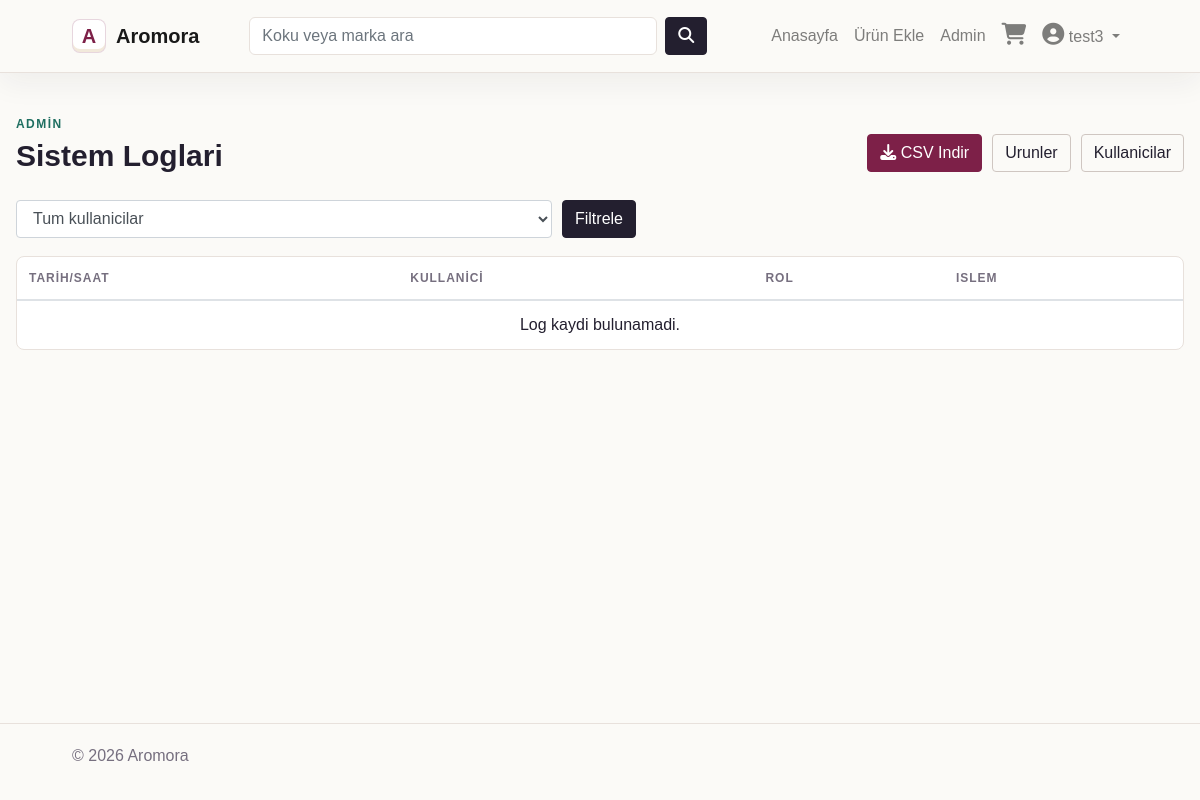
Page /admin/logs?user_id=9 (signed in) on the earlier database version.
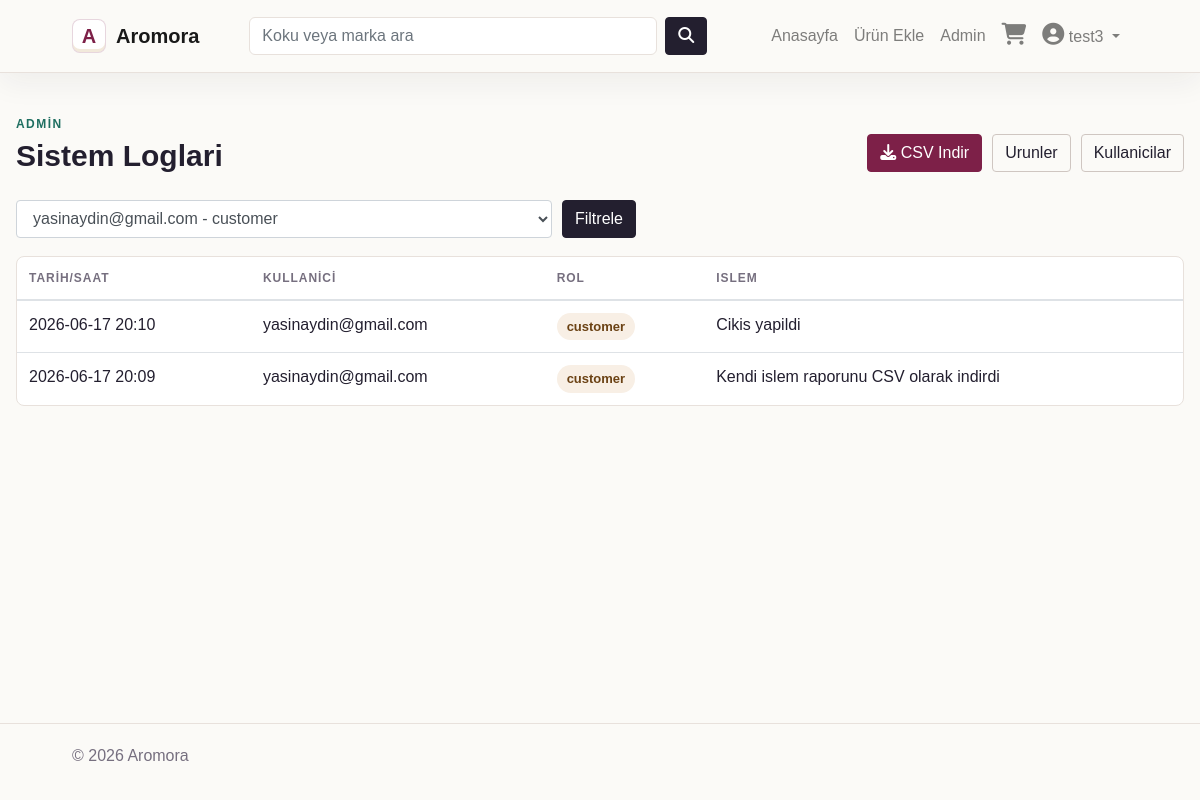
Same page on the later database version.
### app/db_models.py (models this page shows, shortened)
class Log(db.Model):
    __tablename__ = "logs"
    id = db.Column(db.Integer, primary_key=True)
    user_id = db.Column(db.Integer, db.ForeignKey("users.id"), nullable=False)
    action = db.Column(db.String(255), nullable=False)
    created_at = db.Column(db.DateTime, default=datetime.utcnow)

class User(UserMixin, db.Model):
    __tablename__ = "users"
    id = db.Column(db.Integer, primary_key=True)
    name = db.Column(db.String(100), nullable=False)
    email = db.Column(db.String(100), unique=True, nullable=False)
    phone = db.Column(db.String(50), nullable=False)
    password = db.Column(db.String(255), nullable=False)
    admin = db.Column(db.Boolean, default=False)
    email_confirmed = db.Column(db.Boolean, default=False)
    cart = db.relationship("Cart", backref="buyer", lazy=True, cascade="all, delete-orphan")
    orders = db.relationship("Order", backref="customer", lazy=True, cascade="all, delete-orphan")
    logs = db.relationship("Log", backref="user", lazy=True, cascade="all, delete")
    @property
    def role(self):
        return "admin" if self.admin else "customer"

### app/admin/routes.py (the view)
@admin.route("/logs")
@login_required
@admin_only
def logs():
    user_id = request.args.get("user_id", type=int)
    users = User.query.order_by(User.email.asc()).all()
    query = Log.query.join(User).order_by(Log.created_at.desc())
    if user_id:
        query = query.filter(Log.user_id == user_id)
    logs = query.limit(300).all()
    return render_template("admin/logs.html", logs=logs, users=users, selected_user_id=user_id)

### app/__init__.py (called while the page is built)
@app.context_processor
def inject_now():
	return {'now': datetime.utcnow(), 'current_role': role_for_user(current_user)}

@login_manager.user_loader
def load_user(user_id):
	return db.session.get(User, int(user_id))

### app/funcs.py (called while the page is built)
def admin_only(func):
    @wraps(func)
    def wrapper(*args, **kwargs):
        from flask_login import current_user
        if not current_user.is_authenticated or not current_user.admin:
            abort(403)
        return func(*args, **kwargs)
    return wrapper

### app/user_roles.py (called while the page is built)
def role_for_user(user):
    if user is None or not getattr(user, "is_authenticated", False):
        return VisitorRole()
    if getattr(user, "admin", False):
        return AdminRole(user)
    return CustomerRole(user)

### app/templates/admin/logs.html (shortened to what this page needs)
{% extends "base.html" %}
{% block content %}
<section class="section-title">
  <div>
    <p class="eyebrow">Admin</p>
    <h1>Sistem Loglari</h1>
  </div>
  <div class="action-group">
    <a href="{{ url_for('admin.download_logs', user_id=selected_user_id) }}" class="btn btn-primary">
      <i class="fa fa-download"></i> CSV Indir
    </a>
    <a href="{{ url_for('admin.list_items') }}" class="btn btn-outline-dark">Urunler</a>
    <a href="{{ url_for('admin.list_users') }}" class="btn btn-outline-dark">Kullanicilar</a>
  </div>
</section>
<form method="GET" action="{{ url_for('admin.logs') }}" class="filter-bar">
  <select name="user_id" class="form-control">
    <option value="">Tum kullanicilar</option>
    {% for user in users %}
      <option value="{{ user.id }}" {% if selected_user_id == user.id %}selected{% endif %}>
        {{ user.email }} - {{ user.role }}
      </option>
    {% endfor %}
  </select>
  <button type="submit" class="btn btn-dark">Filtrele</button>
</form>
<div class="table-shell">
  <table class="table">
    <thead>
      <tr>
        <th>Tarih/Saat</th>
        <th>Kullanici</th>
        <th>Rol</th>
        <th>Islem</th>
      </tr>
    </thead>
    <tbody>
      {% for log in logs %}
        <tr>
          <td>{{ log.created_at.strftime('%Y-%m-%d %H:%M') }}</td>
          <td>{{ log.user.email }}</td>
          <td><span class="status-pill">{{ log.user.role }}</span></td>
          <td>{{ log.action }}</td>
        </tr>
      {% else %}
        <tr>
          <td colspan="4" class="text-center">Log kaydi bulunamadi.</td>
        </tr>
      {% endfor %}
    </tbody>
  </table>
</div>
{% endblock %}

Differences in the rows shown:
added Log: created_at "2026-06-17 20:10", user.email "yasinaydin@gmail.com", user.role "customer", action "Cikis yapildi"
added Log: created_at "2026-06-17 20:09", user.email "yasinaydin@gmail.com", user.role "customer", action "Kendi islem raporunu CSV olarak indirdi"
Other differences:
form field user_id: "Tum kullanicilar" → "yasinaydin@gmail.com - customer"
text no longer shown: "Log kaydi bulunamadi."
